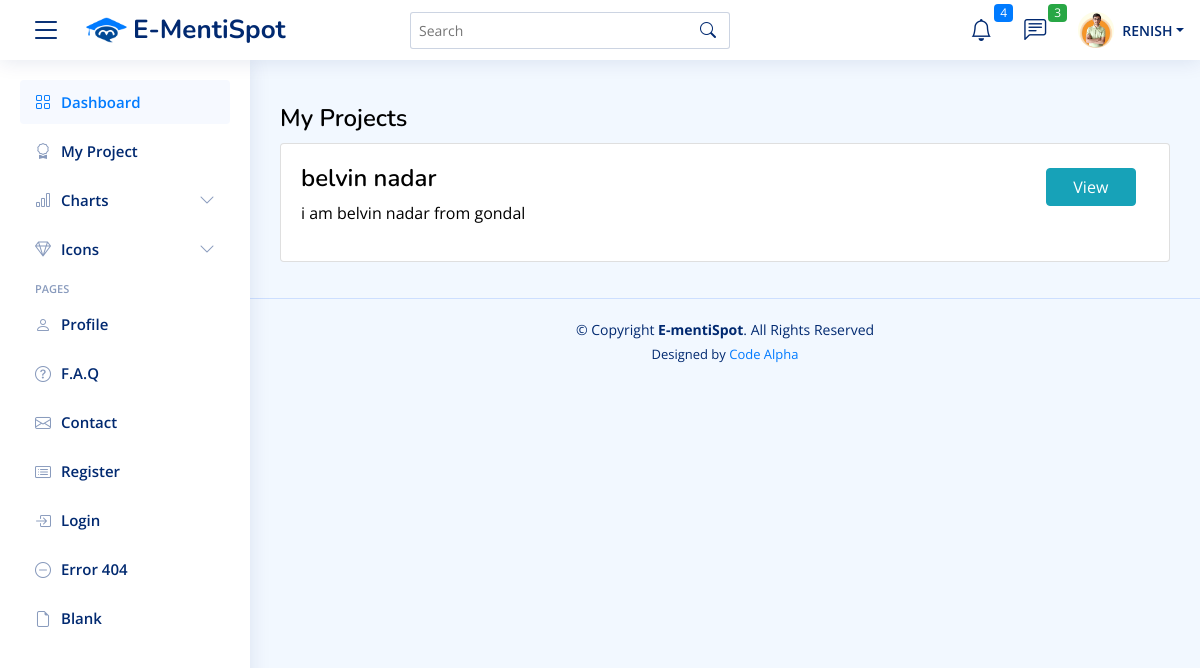
/mentor_projets.php (signed in), run on the app's committed database.
### tables this page shows
CREATE TABLE IF NOT EXISTS `register` (
  `id` int(11) NOT NULL AUTO_INCREMENT,
  `first_name` varchar(255) NOT NULL,
  `last_name` varchar(255) NOT NULL,
  `email` varchar(255) NOT NULL,
  `password` varchar(255) NOT NULL,
  `post` varchar(50) DEFAULT 'none',
  `about` varchar(1000) DEFAULT NULL,
  `twitter_link` varchar(100) NOT NULL DEFAULT '#',
  `facebook_link` varchar(100) NOT NULL DEFAULT '#',
  `instagram_link` varchar(100) DEFAULT '#',
  `linkedin_link` varchar(100) NOT NULL DEFAULT '#',
  `university_id` int(11) NOT NULL DEFAULT 0,
  `p_no` varchar(15) DEFAULT NULL,
  `a_line1` varchar(100) DEFAULT NULL,
  `a_line2` varchar(100) DEFAULT NULL,
  `a_city` varchar(100) DEFAULT NULL,
  `a_pin` varchar(100) DEFAULT NULL,
  `a_district` varchar(100) DEFAULT NULL,
  `a_state` varchar(100) DEFAULT NULL,
  `profile_img` varchar(100) DEFAULT NULL,
  PRIMARY KEY (`id`),
  UNIQUE KEY `email` (`email`)
);

CREATE TABLE IF NOT EXISTS `project_details` (
  `prj_id` int(5) NOT NULL AUTO_INCREMENT,
  `prj_title` varchar(50) NOT NULL,
  `prj_desc` varchar(5000) NOT NULL,
  `prj_tool_tech` varchar(100) NOT NULL,
  `prj_domain` varchar(150) NOT NULL,
  `delete_status` tinyint(1) NOT NULL,
  `std_id` int(11) NOT NULL,
  PRIMARY KEY (`prj_id`)
);

### mentor_projets.php (the view, shortened to what this page needs)
<?php session_start();
include('./setting/dbconnection.php');
$id = $_SESSION['user_id'];
$sql1 = "SELECT * FROM register WHERE id = $id";
$result1 = $conn->query($sql1);
$row = $result1->fetch_assoc();
$pro = "SELECT * FROM project_details WHERE prj_id IN (SELECT project_id FROM `register` r, groups g WHERE g.user_id = $id AND r.id = g.user_id)";
$pro_result = $conn->query($pro);
?>
<!DOCTYPE html>
<html lang="en">
<head>
    <?php
    include("./include/head.php");
    ?>
</head>
<body>
    <?php
    include("./include/header.php");
    ?>
    <?php
    include("./include/sidebar.php");
    ?>
    <main id="main" class="main">
        <div class="pagetitle">
            <h1>My Projects</h1>
        </div>
        <section class="section profile">
            <?php
            while ($row = $pro_result->fetch_assoc()) {
            ?>
                <form action="./php/project_crud.php" method="POST">
                    <div class="row pb-3">
                        <div class="col-lg-12">
                            <div class="card">
                                <div class="card-body">
                                    <div class="row">
                                        <div class="col-lg-10">
                                            <h4><?php echo $row['prj_title'] ?></h4>
                                            <p><?php echo $row['prj_desc'] ?></p>
                                        </div>
                                        <div class="col-lg-2">
                                            <center>
                                                <div class="p-1">
                                                    <a href="./view_project_detail.php?pi=<?php echo $row['prj_id']; ?>"><button type="button" class="btn btn-info col-10">View</button></a>
                                                </div>
                                            </center>
                                        </div>
                                    </div>
                                </div>
                            </div>
                        </div>
                    </div>
                </form>
            <?php
            }
            ?>
        </section>
    </main>
    <?php
    include("./include/footer.php");
    ?>
</body>
</html>

### include/header.php (shortened to what this page needs)
<header id="header" class="header fixed-top d-flex align-items-center">
    <div class="d-flex align-items-center justify-content-between">
        <i class="bi bi-list toggle-sidebar-btn"></i>
        <a href="index.html" class="m-4 logo d-flex align-items-center">
            <img src="assets/img/logo.png" alt="">
            <span class="d-none d-lg-block">E-MentiSpot</span>
        </a>
    </div>
    <div class="search-bar">
        <form class="search-form d-flex align-items-center" method="POST" action="#">
            <input type="text" name="query" placeholder="Search" title="Enter search keyword">
            <button type="submit" title="Search"><i class="bi bi-search"></i></button>
        </form>
    </div>
    <nav class="header-nav ms-auto">
        <ul class="d-flex align-items-center">
            <li class="nav-item dropdown">
                <a class="nav-link nav-icon" href="#" data-bs-toggle="dropdown">
                    <i class="bi bi-bell"></i>
                    <span class="badge bg-primary badge-number">4</span>
                </a>
            </li>
            <li class="nav-item dropdown">
                <a class="nav-link nav-icon" href="#" data-bs-toggle="dropdown">
                    <i class="bi bi-chat-left-text"></i>
                    <span class="badge bg-success badge-number">3</span>
                </a>
            </li>
            <li class="nav-item dropdown pe-3">
                <a class="nav-link nav-profile d-flex align-items-center pe-0" href="#" data-bs-toggle="dropdown">
                    <img src="<?php if ($row['profile_img'] != NULL) {
                                    echo "assets/profile_pic/" . $row['profile_img'];
                                } else {
                                    echo 'assets/img/default-profile-pic.jpg';
                                } ?>" alt="Profile" class="rounded-circle">
                    <span class="d-none d-md-block dropdown-toggle ps-2"><?php echo strtoupper($row['first_name']); ?></span>
                </a>
            </li>
        </ul>
    </nav>
</header>

### assets/css/style.css (style rules this page uses)
:root { scroll-behavior: smooth; --primary: #007bff; --secondary: #92c7ff; --background: rgb(0, 123, 255,0.05); --black: black; --white: white; }
body { font-family: "Open Sans", sans-serif; background: var(--background); color: var(--black); }
a { color: var(--primary); text-decoration: none; }
h1, h2, h3, h4, h5, h6 { font-family: "Nunito", sans-serif; }
.card h4 { font-weight: 600; }
#main { margin-top: 60px; padding: 20px 30px; transition: all 0.3s; }
.pagetitle { margin-bottom: 10px; }
.pagetitle h1 { font-size: 24px; margin-bottom: 0; font-weight: 600; color: var(--black); }
.logo { line-height: 1; }
@media (min-width: 1200px) { .logo { width: 280px; } }
.logo img { max-height: 26px; margin-right: 6px; }
.logo span { font-size: 26px; font-weight: 700; color: #012970; font-family: "Nunito", sans-serif; }
.header { transition: all 0.5s; z-index: 997; height: 60px; box-shadow: 0px 2px 20px rgba(1, 41, 112, 0.1); background-color: #fff; padding-left: 20px; }
.header .toggle-sidebar-btn { font-size: 32px; padding-left: 10px; cursor: pointer; color: #012970; }
.header .search-bar { min-width: 360px; padding: 0 20px; }
.header .search-form { width: 100%; }
.header .search-form input { border: 0; font-size: 14px; color: #012970; border: 1px solid rgba(1, 41, 112, 0.2); padding: 7px 38px 7px 8px; border-radius: 3px; transition: 0.3s; width: 100%; }
.header .search-form button { border: 0; padding: 0; margin-left: -30px; background: none; }
.header .search-form button i { color: #012970; }
.header-nav ul { list-style: none; }
.header-nav>ul { margin: 0; padding: 0; }
.header-nav .nav-icon { font-size: 22px; color: #012970; position: relative; }
.header-nav .nav-profile { color: #012970; }
.header-nav .nav-profile img { max-height: 36px; }
.header-nav .nav-profile span { font-size: 14px; font-weight: 600; }
.header-nav .badge-number { position: absolute; inset: -2px -5px auto auto; font-weight: normal; font-size: 12px; padding: 3px 6px; }
@media (min-width: 1200px) { #main, #footer { margin-left: 250px; } }

### data on the page
register: profile_img (picture), first_name "RENISH"
project_details: prj_title "belvin nadar", prj_desc "i am belvin nadar from gondal"
